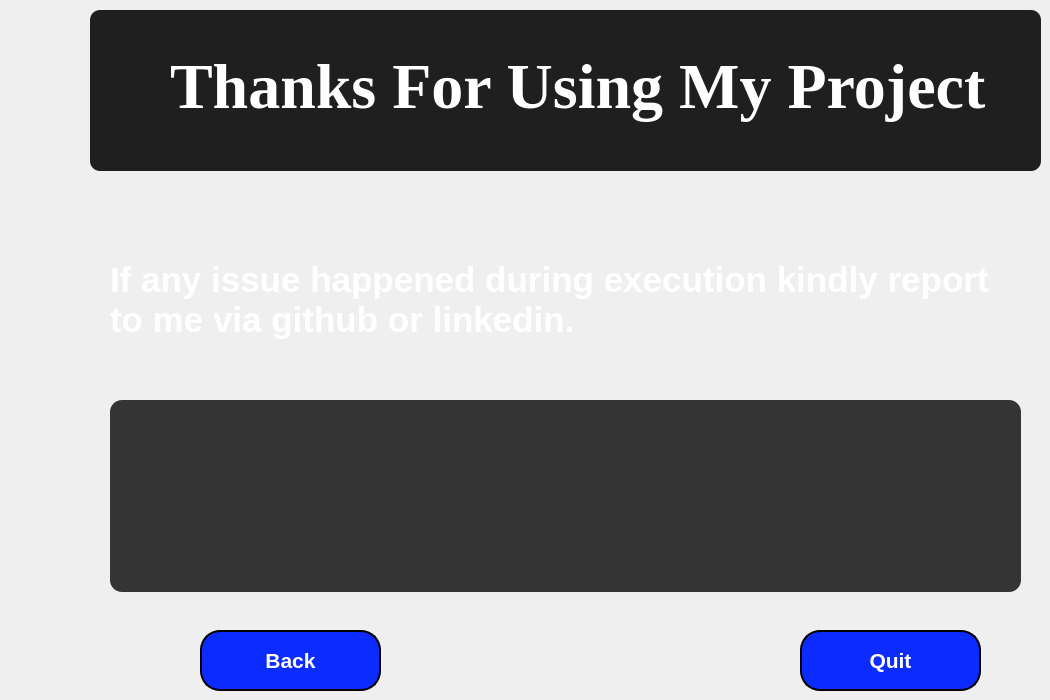
    <widget class="QWidget" name="page_4">
     <widget class="QPushButton" name="pg4_back">
      <property name="geometry">
       <rect>
        <x>200</x>
        <y>630</y>
        <width>181</width>
        <height>61</height>
       </rect>
      </property>
      <property name="font">
       <font>
        <family>Tahoma</family>
        <pointsize>16</pointsize>
        <weight>75</weight>
        <bold>true</bold>
       </font>
      </property>
      <property name="cursor">
       <cursorShape>PointingHandCursor</cursorShape>
      </property>
      <property name="styleSheet">
       <string notr="true"> QPushButton {
	background-color: rgb(12, 44, 255);
	border: 2px solid black;
	border-radius: 20px;
	color: rgb(255, 255, 255);
}
QPushButton:hover {
 	 
	background-color: rgb(0, 2, 147);
}

QPushButton:pressed{
	
	background-color: rgb(75, 192, 255);
}</string>
      </property>
      <property name="text">
       <string>Back</string>
      </property>
     </widget>
     <widget class="QPushButton" name="pg4_quit">
      <property name="geometry">
       <rect>
        <x>800</x>
        <y>630</y>
        <width>181</width>
        <height>61</height>
       </rect>
      </property>
      <property name="font">
       <font>
        <family>Tahoma</family>
        <pointsize>16</pointsize>
        <weight>75</weight>
        <bold>true</bold>
       </font>
      </property>
      <property name="cursor">
       <cursorShape>PointingHandCursor</cursorShape>
      </property>
      <property name="styleSheet">
       <string notr="true"> QPushButton {
	background-color: rgb(12, 44, 255);
	border: 2px solid black;
	border-radius: 20px;
	color: rgb(255, 255, 255);
}
QPushButton:hover {
 	 
	background-color: rgb(0, 2, 147);
}

QPushButton:pressed{
	
	background-color: rgb(75, 192, 255);
}</string>
      </property>
      <property name="text">
       <string>Quit</string>
      </property>
     </widget>
     <widget class="QLabel" name="label_7">
      <property name="geometry">
       <rect>
        <x>110</x>
        <y>230</y>
        <width>911</width>
        <height>141</height>
       </rect>
      </property>
      <property name="font">
       <font>
        <pointsize>26</pointsize>
        <weight>75</weight>
        <bold>true</bold>
       </font>
      </property>
      <property name="styleSheet">
       <string notr="true">color: rgb(255, 255, 255);</string>
      </property>
      <property name="text">
       <string>If any issue happened during execution kindly report to me via github or linkedin. </string>
      </property>
      <property name="scaledContents">
       <bool>false</bool>
      </property>
      <property name="alignment">
       <set>Qt::AlignLeading|Qt::AlignLeft|Qt::AlignVCenter</set>
      </property>
      <property name="wordWrap">
       <bool>true</bool>
      </property>
      <property name="textInteractionFlags">
       <set>Qt::TextBrowserInteraction</set>
      </property>
     </widget>
     <widget class="QFrame" name="pg4_ThankFrame">
      <property name="geometry">
       <rect>
        <x>90</x>
        <y>10</y>
        <width>951</width>
        <height>161</height>
       </rect>
      </property>
      <property name="styleSheet">
       <string notr="true">

QFrame{
	background-color: rgb(31, 31, 31);
	border-radius: 10px;
}</string>
      </property>
      <property name="frameShape">
       <enum>QFrame::StyledPanel</enum>
      </property>
      <property name="frameShadow">
       <enum>QFrame::Raised</enum>
      </property>
      <widget class="QLabel" name="label_10">
       <property name="geometry">
        <rect>
         <x>80</x>
         <y>30</y>
         <width>881</width>
         <height>91</height>
        </rect>
       </property>
       <property name="font">
        <font>
         <family>Times New Roman</family>
         <pointsize>48</pointsize>
         <weight>75</weight>
         <bold>true</bold>
        </font>
       </property>
       <property name="styleSheet">
        <string notr="true">color: rgb(255, 255, 255);</string>
       </property>
       <property name="text">
        <string>Thanks For Using My Project</string>
       </property>
      </widget>
     </widget>
     <widget class="QTextBrowser" name="pg4_TextBrowsr">
      <property name="geometry">
       <rect>
        <x>110</x>
        <y>400</y>
        <width>911</width>
        <height>192</height>
       </rect>
      </property>
      <property name="font">
       <font>
        <pointsize>24</pointsize>
       </font>
      </property>
      <property name="styleSheet">
       <string notr="true">QTextBrowser{

	color: rgb(234, 234, 234);
	background-color: rgb(52, 52, 52);
	border: 2pxs solid rgb(11, 11, 11);
	border-radius: 12px;
}</string>
      </property>
      <property name="openExternalLinks">
       <bool>true</bool>
      </property>
     </widget>
    </widget>
